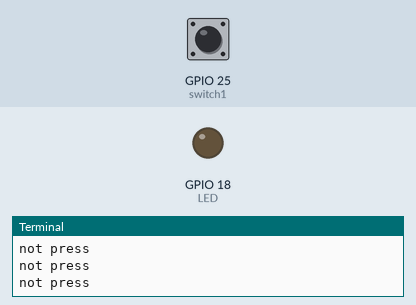
Bench run of a program on a simulated Raspberry Pi (BCM pin numbers). On the bench: output pins drawn as LEDs (lit = HIGH), the last lines printed to the terminal. The test bench sets the inputs (shaded band); at power-on: GPIO 25 (switch1) HIGH.

Above: at 1.2 s.
1.3 s: GPIO 25 (switch1) pulled LOW for 0.6 s
At 2.7 s:
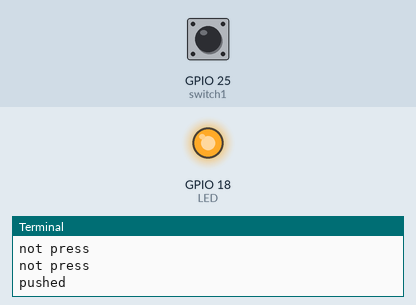
4.9 s: GPIO 25 (switch1) pulled LOW for 1 s
At 8.0 s:
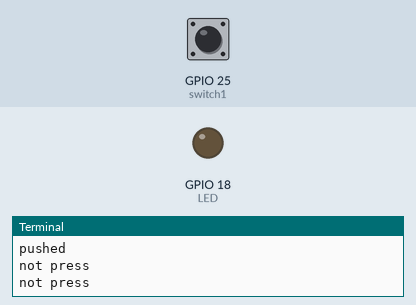
8.5 s: GPIO 25 (switch1) pulled LOW for 3.2 s
At 9.2 s:
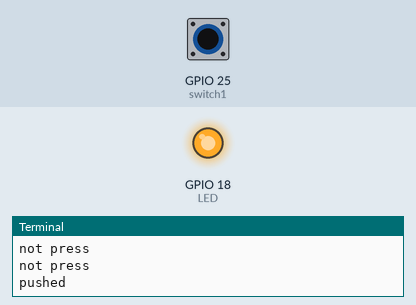
Timing chart, 0 to 14.0 s (numbered marks = the images above; inputs shaded):
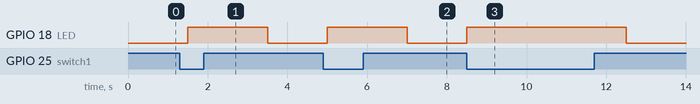

Measured:
- after the input at 1.3 s, GPIO 18 (LED): LOW → HIGH after 0.20 s, → LOW 2.0 s later
- after the input at 4.9 s, GPIO 18 (LED): LOW → HIGH after 0.10 s, → LOW 2.0 s later
- after the input at 8.5 s, GPIO 18 (LED): LOW → HIGH at once, → LOW 4.0 s later

The program:

Switch_input.py
```python
import RPi.GPIO as GPIO
import time

switch1 = 25
LED = 18
GPIO.setmode(GPIO.BCM)
GPIO.setwarnings(False)

GPIO.setup(switch1, GPIO.IN,pull_up_down=GPIO.PUD_UP)
GPIO.setup(LED,GPIO.OUT)

try :
    while True :
        if GPIO.input(switch1) == 0:
            GPIO.output(LED,True)
            print ("pushed")
            time.sleep(2)
        else :
            GPIO.output(LED,False)
            print("not press")
            time.sleep(0.5)

except KeyboardInterrupt :
    GPIO.cleanup()
```
